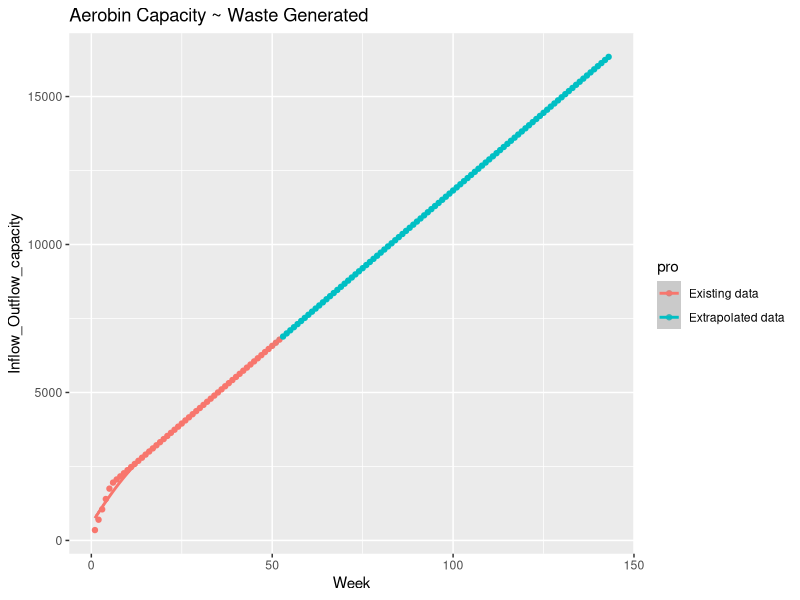
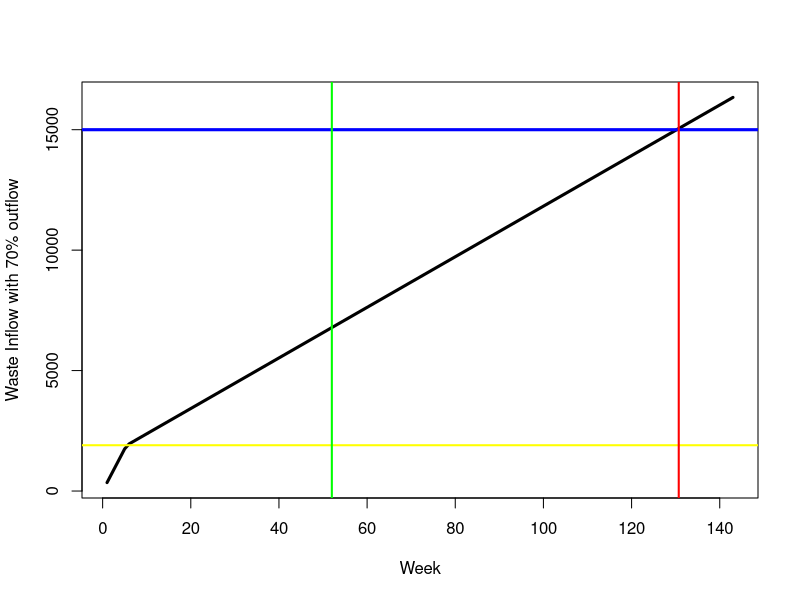

The R source for these figures, in order:
library(ggplot2)

setwd("E:/Project RECYCLE/Recycle/Project data")
sat<- read.csv("InflowGraph.csv")
print(sat)
week<- sat$Week
Inflow_Outflow_capacity<- sat$Inflow.Capacity
pro<- sat$data

#WasteGenerated_ward_day<- sat$Total.waste.generated.in.ward.per.week

avg_waste_ward = (211800*0.4*7)/(100) #considering 60% is handled at source level
Avg_Capacity<- 15000 

#optional plot 
qplot(Week,Inflow_Outflow_capacity, data=sat,color=pro , 
      geom = c("point","smooth"), main="Aerobin Capacity ~ Waste Generated" )

#plot.new()
plot(week,Inflow_Outflow_capacity,col=1, xlab="Week",ylab="Waste Inflow with 70% outflow",type='l',lwd=3)
abline(h=1900, col="yellow",lwd=2 )
abline(h=Avg_Capacity, col="blue",lwd=3)
abline(v=52, col="green",lwd=2)
abline(v=130.7,col="red",lwd=2)




